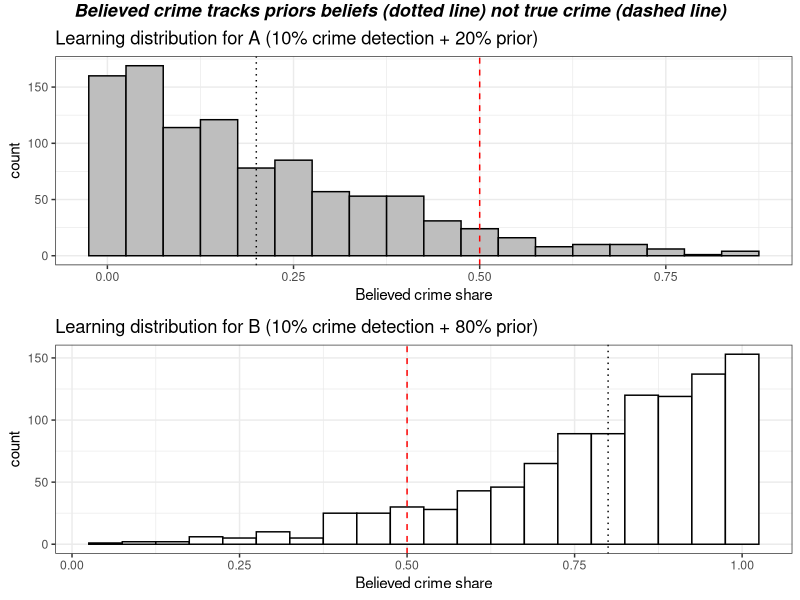

Reproduce this figure in R. (Note: a time limit stopped this script after it produced the figure.)
## ---- chunk 1
# true crime allocation between A and B
a <- 0.5
b <- 0.5

# police crime detection rate when visiting an area
x <- 0.1

# police beliefs about crime allocation between A and B -- as "ac" and "bc"
ac <- 0.2
bc <- 0.8
## ---- chunk 2
# starting matrix consisting of just two rows: "ac" and "bc" for believed crime allocation by areas A and B
start <- c(ac, bc)          # vector consisting of ac and bc
df <- data.frame(start)     # turn vector into data.frame

# update function
update <- function(df) {
      # first row from last column of matrix, picks out ac
          ac <- df[1, ncol(df)]
      # second row from last column of matrix, picks out bc
          bc <- df[2, ncol(df)]
      # flip coin for decision where to go
          outcome <- c(1, 0)
          flip <- sample(outcome, 1, prob=c(ac,bc))  # ac and bc: probabilities of coin landing A or B
      # Case 1 - police goes to area A
        if (flip==1) {
          # update ac and bc values by adding detected crime (a*x) and normalizing
          # a is true crime in A and x is true detection rate
            ac1_new <- (ac+a*x)/(ac+a*x+bc)
            bc1_new <- (bc)/(ac+a*x+bc)
          # update matrix
            add <- c(ac1_new, bc1_new)
            # dff new matrix with values of ac and bc updated after crime detection
            dff <- data.frame(add)
            df <- cbind(df, dff)
            return(df)
                        }
        # Case 2 - police goes to area B  
          else {
             # update ac and bc values by adding detected crime (b*x) and normalizing
            # b is true crime in B and x is true detection rate
            ac2_new <- (ac)/(ac+b*x+bc)
            bc2_new <- (bc+b*x)/(ac+b*x+bc)
          # update matrix
            add <- c(ac2_new, bc2_new)
            dff <- data.frame(add)
            df <- cbind(df, dff)
            return(df)
                 }
  }
## ---- chunk 3
update(df)
## ---- chunk 4
apply_n_times <- function(input, update, n){
  for(i in 1:n){            # "update" function takes its output as input up to n applications
    input <- update(input)
  }
  return(input)
}
## ---- chunk 5
# starting matrix, ac and bc believed crime proportion by areas A and B
ac <- 0.2
bc <- 0.8
start <- c(ac, bc)
df <- data.frame(start)

end <- apply_n_times(df, update, 100)
# apply function "update" to itself 100 times and assigns to "end"
end
## ---- chunk 6
# apply_update_n_times(df, update, 100)[1, ncol(end)]
# picks out first row and last column of this function  -- i.e. latest updated value of ac

# apply_update_n_times(df, update, 100)[2, ncol(end)]
# picks out second row and last column of this function  -- i.e. latest updated value of bc

# replicate function "update" 1000 times
last_ac <- replicate(1000, apply_n_times(df, update, 100)[1, ncol(end)])
last_bc <- replicate(1000, apply_n_times(df, update, 100)[2, ncol(end)])
## ---- chunk 7
library(ggplot2)
library(gridExtra) 
library(ggpubr)
library(grid)
library(gridExtra)
## ---- chunk 8
# histogram of results for latest ac values
data <- as.data.frame(last_ac)
a <- ggplot(data, aes(x=last_ac)) + 
  geom_histogram(binwidth = 0.05, color="black", fill="grey") + 
  theme_bw() +
  geom_vline(xintercept = 0.2, linetype="dotted", color = "black", size=0.5) +
  geom_vline(xintercept = 0.5, linetype="dashed", color = "red", size=0.5) +
  xlab("Believed crime share") +
  ggtitle("Learning distribution for A (10% crime detection + 20% prior)")

# histogram of results for latest bc values
data <- as.data.frame(last_bc)
b <- ggplot(data, aes(x=last_bc)) + 
  geom_histogram(binwidth = 0.05, color="black", fill="white") + 
  theme_bw() +
  geom_vline(xintercept = 0.8, linetype="dotted", color = "black", size=0.5) +
  geom_vline(xintercept = 0.5, linetype="dashed", color = "red", size=0.5) +
  xlab("Believed crime share") +
  ggtitle("Learning distribution for B (10% crime detection + 80% prior)")

grid.arrange(a, b, ncol = 1, top=textGrob("Believed crime tracks priors beliefs (dotted line) not true crime (dashed line)", vjust= 0.4, gp=gpar(fontsize=13,font=4)))
## ---- chunk 9
# true crime allocation between A and B, no longer even
a <- 0.5
b <- 0.5

# police crime detection rate when visiting an area
x <- 0.30

# police beliefs about crime allocation between A and B -- as "ac" and "bc"
ac <- 0.2
bc <- 0.8

# starting matrix, ac and bc believed crime proportion by areas A and B
start <- c(ac, bc)
df <- data.frame(start)

end <- apply_n_times(df, update, 100)
# apply function "update" to itself 100 times and assigns to "end"

# replicate function "update" 1000 times
last_ac <- replicate(1000, apply_n_times(df, update, 100)[1, ncol(end)])
last_bc <- replicate(1000, apply_n_times(df, update, 100)[2, ncol(end)])

# histogram of results for latest ac values
data <- as.data.frame(last_ac)
a <- ggplot(data, aes(x=last_ac)) + 
  geom_histogram(binwidth = 0.05, color="black", fill="grey") + 
  theme_bw() +
  geom_vline(xintercept = 0.2, linetype="dotted", color = "black", size=0.5) +
  geom_vline(xintercept = 0.5, linetype="dashed", color = "red", size=0.5) +
  xlab("Believed crime share") +
  ggtitle("Learning distribution for A (30% crime detection + 20% prior)")

# histogram of results for latest bc values
data <- as.data.frame(last_bc)
b <- ggplot(data, aes(x=last_bc)) + 
  geom_histogram(binwidth = 0.05, color="black", fill="white") + 
  theme_bw() +
  geom_vline(xintercept = 0.8, linetype="dotted", color = "black", size=0.5) +
  geom_vline(xintercept = 0.5, linetype="dashed", color = "red", size=0.5) +
  xlab("Believed crime share") +
  ggtitle("Learning distribution for B (30% crime detection + 80% prior)")

grid.arrange(a, b, ncol = 1, top=textGrob("Polarization around priors beliefs (dotted line), not true crime (dashed line)", vjust= 0.4, gp=gpar(fontsize=13,font=4)))
## ---- chunk 10
# true crime allocation between A and B, no longer even
a <- 0.2
b <- 0.8

# police crime detection rate when visiting an area
x <- 0.1

# police beliefs about crime allocation between A and B -- as "ac" and "bc"
ac <- 0.5
bc <- 0.5

# starting matrix, ac and bc believed crime proportion by areas A and B
start <- c(ac, bc)
df <- data.frame(start)

end <- apply_n_times(df, update, 100)
# apply function "update" to itself 100 times and assigns to "end"

# replicate function "update" 1000 times
last_ac <- replicate(1000, apply_n_times(df, update, 100)[1, ncol(end)])
last_bc <- replicate(1000, apply_n_times(df, update, 100)[2, ncol(end)])

# histogram of results for latest ac values
data <- as.data.frame(last_ac)
a <- ggplot(data, aes(x=last_ac)) + 
  geom_histogram(binwidth = 0.05, color="black", fill="grey") + 
  theme_bw() +
  geom_vline(xintercept = 0.2, linetype="dashed", color = "red", size=0.5) +
  geom_vline(xintercept = 0.5, linetype="dotted", color = "black", size=0.5) +
  xlab("Believed crime share") +
  ggtitle("Learning distribution for A (10% crime detection + 50% prior)")

# histogram of results for latest bc values
data <- as.data.frame(last_bc)
b <- ggplot(data, aes(x=last_bc)) + 
  geom_histogram(binwidth = 0.05, color="black", fill="white") + 
  theme_bw() +
  geom_vline(xintercept = 0.8, linetype="dashed", color = "red", size=0.5) +
  geom_vline(xintercept = 0.5, linetype="dotted", color = "black", size=0.5) +
  xlab("Believed crime share") +
  ggtitle("Learning distribution for B (10% crime detection + 50% prior)")

grid.arrange(a, b, ncol = 1, top=textGrob("Polarization close to true crime (dashed line) away from prior beliefs (dotted line)", vjust= 0.4, gp=gpar(fontsize=13,font=4)))

## ---- chunk 11
# true crime allocation between A and B, no longer even
a <- 0.49
b <- 0.51

# police crime detection rate when visiting an area
x <- 0.1

# police beliefs about crime allocation between A and B -- as "ac" and "bc"
ac <- 0.5
bc <- 0.5

# starting matrix, ac and bc believed crime proportion by areas A and B
start <- c(ac, bc)
df <- data.frame(start)

end <- apply_n_times(df, update, 500)
# apply function "update" to itself 100 times and assigns to "end"

# replicate function "update" 1000 times
last_ac <- replicate(1000, apply_n_times(df, update, 500)[1, ncol(end)])
last_bc <- replicate(1000, apply_n_times(df, update, 500)[2, ncol(end)])

# histogram of results for latest ac values
data <- as.data.frame(last_ac)
a <- ggplot(data, aes(x=last_ac)) + 
  geom_histogram(binwidth = 0.05, color="black", fill="grey") + 
  theme_bw() +
  geom_vline(xintercept = 0.49, linetype="dashed", color = "red", size=0.5) +
  geom_vline(xintercept = 0.5, linetype="dotted", color = "black", size=0.5) +
  xlab("Believed crime share") +
  ggtitle("Learning distribution for A (10% crime detection + 50% prior)")

# histogram of results for latest bc values
data <- as.data.frame(last_bc)
b <- ggplot(data, aes(x=last_bc)) + 
  geom_histogram(binwidth = 0.05, color="black", fill="white") + 
  theme_bw() +
  geom_vline(xintercept = 0.51, linetype="dashed", color = "red", size=0.5) +
  geom_vline(xintercept = 0.5, linetype="dotted", color = "black", size=0.5) +
  xlab("Believed crime share") +
  ggtitle("Learning distribution for B (10% crime detection + 50% prior)")

grid.arrange(a, b, ncol = 1, top=textGrob("Polarization away from true crime (dashed line)", vjust= 0.4, gp=gpar(fontsize=13,font=4)))
## ---- chunk 12
# true crime allocation between A and B
a <- 0.5
b <- 0.5

# police crime detection rate when visiting an area
x <- 0.1

#  crime reporting rate from citizens
r <- 0.1

# police beliefs about crime allocation between A and B -- as "ac" and "bc"
ac <- 0.2
bc <- 0.8
## ---- chunk 13
# starting matrix consisting of just two rows: "ac" and "bc" for believed crime allocation by areas A and B
start <- c(ac, bc)          # vector consisting of ac and bc
df <- data.frame(start)     # turn vector into data.frame

# update function
update_r <- function(df) {
      # first row from last column of matrix, picks out ac
          ac <- df[1, ncol(df)]
      # second row from last column of matrix, picks out bc
          bc <- df[2, ncol(df)]
      # merge with crime reporting, 1/2 weight reporting    
          ac <- (1/2*(ac)+1/2*(a*r))/((1/2*(ac)+1/2*(a*r))+(1/2*(bc)+1/2*(b*r)))
          bc <- (1/2*(bc)+1/2*(b*r))/((1/2*(ac)+1/2*(a*r))+(1/2*(bc)+1/2*(b*r)))
      # flip coin for decision where to go
          outcome <- c(1, 0)
          flip <- sample(outcome, 1, prob=c(ac,bc))  # ac and bc: probabilities of coin landing A or B
      # Case 1 - police goes to area A
        if (flip==1) {
          # update ac and bc values by adding detected crime (a*x) and normalizing
          # a is true crime in A and x is true detection rate
            ac1_new <- (ac+a*x)/(ac+a*x+bc)
            bc1_new <- (bc)/(ac+a*x+bc)
          # update matrix
            add <- c(ac1_new, bc1_new)
            # dff new matrix with values of ac and bc updated after crime detection
            dff <- data.frame(add)
            df <- cbind(df, dff)
            return(df)
                        }
        # Case 2 - police goes to area B  
          else {
             # update ac and bc values by adding detected crime (b*x) and normalizing
            # b is true crime in B and x is true detection rate
            ac2_new <- (ac)/(ac+b*x+bc)
            bc2_new <- (bc+b*x)/(ac+b*x+bc)
          # update matrix
            add <- c(ac2_new, bc2_new)
            dff <- data.frame(add)
            df <- cbind(df, dff)
            return(df)
                 }
  }
## ---- chunk 14
# starting matrix, ac and bc believed crime proportion by areas A and B
start <- c(ac, bc)
df <- data.frame(start)

end <- apply_n_times(df, update_r, 100)
# apply function "update" to itself 100 times and assigns to "end"

# replicate function "update" 1000 times
last_ac <- replicate(1000, apply_n_times(df, update_r, 100)[1, ncol(end)])
last_bc <- replicate(1000, apply_n_times(df, update_r, 100)[2, ncol(end)])

# histogram of results for latest ac values
data <- as.data.frame(last_ac)
a <- ggplot(data, aes(x=last_ac)) + 
  geom_histogram(binwidth = 0.05, color="black", fill="grey") + 
  theme_bw() +
  geom_vline(xintercept = 0.2, linetype="dotted", color = "black", size=0.5) +
  geom_vline(xintercept = 0.5, linetype="dashed", color = "red", size=0.5) +
  xlab("Believed crime share") +
  ggtitle("Learning distribution for A (10% crime detection + 20% prior)")

# histogram of results for latest bc values
data <- as.data.frame(last_bc)
b <- ggplot(data, aes(x=last_bc)) + 
  geom_histogram(binwidth = 0.05, color="black", fill="white") + 
  theme_bw() +
  geom_vline(xintercept = 0.8, linetype="dotted", color = "black", size=0.5) +
  geom_vline(xintercept = 0.5, linetype="dashed", color = "red", size=0.5) +
  xlab("Believed crime share") +
  ggtitle("Learning distribution for B (10% crime detection + 80% prior)")

grid.arrange(a, b, ncol = 1, top=textGrob("Convergence to true crime (dashed line) thanks to crime reports", vjust= 0.4, gp=gpar(fontsize=13,font=4)))

## ---- chunk 15
# true crime allocation between A and B
a <- 0.5
b <- 0.5

# police crime detection rate when visiting an area
x <- 0.6

#  crime reporting rate from citizens
r <- 0.6

# police beliefs about crime allocation between A and B -- as "ac" and "bc"
ac <- 0.2
bc <- 0.8
## ---- chunk 16
# starting matrix consisting of just two rows: "ac" and "bc" for believed crime allocation by areas A and B
start <- c(ac, bc)          # vector consisting of ac and bc
df <- data.frame(start)     # turn vector into data.frame

# update function
update_r <- function(df) {
      # first row from last column of matrix, picks out ac
          ac <- df[1, ncol(df)]
      # second row from last column of matrix, picks out bc
          bc <- df[2, ncol(df)]
      # merge with crime reporting, 1/2 weight reporting    
          ac <- (1/2*(ac)+1/2*(a*r))/((1/2*(ac)+1/2*(a*r))+(1/2*(bc)+1/2*(b*r)))
          bc <- (1/2*(bc)+1/2*(b*r))/((1/2*(ac)+1/2*(a*r))+(1/2*(bc)+1/2*(b*r)))
      # flip coin for decision where to go
          outcome <- c(1, 0)
          flip <- sample(outcome, 1, prob=c(ac,bc))  # ac and bc: probabilities of coin landing A or B
      # Case 1 - police goes to area A
        if (flip==1) {
          # update ac and bc values by adding detected crime (a*x) and normalizing
          # a is true crime in A and x is true detection rate
            ac1_new <- (ac+a*x)/(ac+a*x+bc)
            bc1_new <- (bc)/(ac+a*x+bc)
          # update matrix
            add <- c(ac1_new, bc1_new)
            # dff new matrix with values of ac and bc updated after crime detection
            dff <- data.frame(add)
            df <- cbind(df, dff)
            return(df)
                        }
        # Case 2 - police goes to area B  
          else {
             # update ac and bc values by adding detected crime (b*x) and normalizing
            # b is true crime in B and x is true detection rate
            ac2_new <- (ac)/(ac+b*x+bc)
            bc2_new <- (bc+b*x)/(ac+b*x+bc)
          # update matrix
            add <- c(ac2_new, bc2_new)
            dff <- data.frame(add)
            df <- cbind(df, dff)
            return(df)
                 }
  }
## ---- chunk 17
# starting matrix, ac and bc believed crime proportion by areas A and B
start <- c(ac, bc)
df <- data.frame(start)

end <- apply_n_times(df, update_r, 100)
# apply function "update" to itself 100 times and assigns to "end"

# replicate function "update" 1000 times
last_ac <- replicate(1000, apply_n_times(df, update_r, 100)[1, ncol(end)])
last_bc <- replicate(1000, apply_n_times(df, update_r, 100)[2, ncol(end)])

# histogram of results for latest ac values
data <- as.data.frame(last_ac)
a <- ggplot(data, aes(x=last_ac)) + 
  geom_histogram(binwidth = 0.05, color="black", fill="grey") + 
  theme_bw() +
  geom_vline(xintercept = 0.2, linetype="dotted", color = "black", size=0.5) +
  geom_vline(xintercept = 0.5, linetype="dashed", color = "red", size=0.5) +
  xlab("Believed crime share") +
  ggtitle("Learning distribution for A (10% crime detection + 20% prior)")

# histogram of results for latest bc values
data <- as.data.frame(last_bc)
b <- ggplot(data, aes(x=last_bc)) + 
  geom_histogram(binwidth = 0.05, color="black", fill="white") + 
  theme_bw() +
  geom_vline(xintercept = 0.8, linetype="dotted", color = "black", size=0.5) +
  geom_vline(xintercept = 0.5, linetype="dashed", color = "red", size=0.5) +
  xlab("Believed crime share") +
  ggtitle("Learning distribution for B (10% crime detection + 80% prior)")

grid.arrange(a, b, ncol = 1, top=textGrob("Split around true crime (dashed line) even with crime reports", vjust= 0.4, gp=gpar(fontsize=13,font=4)))

## ---- chunk 18
# true crime allocation between A and B
a <- 0.55
b <- 0.45

# police crime detection rate when visiting an area
x <- 0.1

#  crime reporting rate from citizens
r <- 0.1

# police beliefs about crime allocation between A and B -- as "ac" and "bc"
ac <- 0.2
bc <- 0.8
## ---- chunk 19
# starting matrix consisting of just two rows: "ac" and "bc" for believed crime allocation by areas A and B
start <- c(ac, bc)          # vector consisting of ac and bc
df <- data.frame(start)     # turn vector into data.frame

# update function
update_rp <- function(df) {
      # first row from last column of matrix, picks out ac
          ac <- df[1, ncol(df)]
      # second row from last column of matrix, picks out bc
          bc <- df[2, ncol(df)]
      # merge with crime reporting, 1/2 weight reporting    
          wr <- 1/2 # weight for reports r
          wp <- 1/2 # weight for police p
          ac <- (wp*(ac)+wr*(a*r))/((wp*(ac)+wr*(a*r))+(wp*(bc)+wr*(b*r)))
          bc <- (wp*(bc)+wr*(b*r))/((wp*(ac)+wr*(a*r))+(wp*(bc)+wr*(b*r)))
      
      # update ac and bc values by adding detected crime (a*x) and normalizing
      # a is true crime in A and x is true detection rate
      # detection rate of crime (a*x and b*x) in a and b is weighted by prior beliefs (ac, bc), so a*x*ac and b*x*bc
            ac_new <- (ac+a*x*ac)/((ac+a*x*ac)+(bc+b*x*bc))
            bc_new <- (bc+b*x*bc)/((ac+a*x*ac)+(bc+b*x*bc))
      # update matrix
            add <- c(ac_new, bc_new)
      # dff new matrix with values of ac and bc updated after crime detection
            dff <- data.frame(add)
            df <- cbind(df, dff)
            return(df)
                   }
## ---- chunk 20
# starting matrix, ac and bc believed crime proportion by areas A and B
start <- c(ac, bc)
df <- data.frame(start)
end <- apply_n_times(df, update_rp, 100) # repeat updating n times
share_a <- as.numeric(as.data.frame(end)[1,]) # collect ac values
share_b <- as.numeric(as.data.frame(end)[2,]) # collect bc values
iterations <- c(0:100) # label for numbers of iterations
data.frame(iterations, share_a, share_b)
## ---- chunk 21
# histogram of results for latest ac values
data <- data.frame(iterations, share_a, share_b)
a <- ggplot(data) + 
  geom_point(aes(x=iterations, y=share_a), color="blue") +
  geom_point(aes(x=iterations, y=share_b), color="red") +
  theme_bw() +
  ylim(0, 1) +
  geom_hline(yintercept = 0.45, linetype="dashed", color = "red", size=0.5) +
  geom_hline(yintercept = 0.55, linetype="dashed", color = "blue", size=0.5) +
  ylab("Beliefs about crime shares by area") +
  ggtitle("Quasi convergence to true crimes shares (dashed lines)")
a 
## ---- chunk 22
# true crime allocation between A and B
a <- 0.55
b <- 0.45

# police crime detection rate when visiting an area
x <- 0.1

#  crime reporting rate from citizens
r <- 0.1

# police beliefs about crime allocation between A and B -- as "ac" and "bc"
ac <- 0.2
bc <- 0.8
## ---- chunk 23
# starting matrix consisting of just two rows: "ac" and "bc" for believed crime allocation by areas A and B
start <- c(ac, bc)          # vector consisting of ac and bc
df <- data.frame(start)     # turn vector into data.frame

# update function
update_rp <- function(df) {
      # first row from last column of matrix, picks out ac
          ac <- df[1, ncol(df)]
      # second row from last column of matrix, picks out bc
          bc <- df[2, ncol(df)]
      # merge with crime reporting, 1/2 weight reporting    
          wr <- 0 # weight for reports r
          wp <- 1 # weight for police p
          ac <- (wp*(ac)+wr*(a*r))/((wp*(ac)+wr*(a*r))+(wp*(bc)+wr*(b*r)))
          bc <- (wp*(bc)+wr*(b*r))/((wp*(ac)+wr*(a*r))+(wp*(bc)+wr*(b*r)))
      
      # update ac and bc values by adding detected crime (a*x) and normalizing
      # a is true crime in A and x is true detection rate
      # detection rate of crime (a*x and b*x) in a and b is weighted by prior beliefs (ac, bc), so a*x*ac and b*x*bc
            ac_new <- (ac+a*x*ac)/((ac+a*x*ac)+(bc+b*x*bc))
            bc_new <- (bc+b*x*bc)/((ac+a*x*ac)+(bc+b*x*bc))
      # update matrix
            add <- c(ac_new, bc_new)
      # dff new matrix with values of ac and bc updated after crime detection
            dff <- data.frame(add)
            df <- cbind(df, dff)
            return(df)
                   }
## ---- chunk 24
# starting matrix, ac and bc believed crime proportion by areas A and B
start <- c(ac, bc)
df <- data.frame(start)
end <- apply_n_times(df, update_rp, 500) # repeat updating n times
share_a <- as.numeric(as.data.frame(end)[1,]) # collect ac values
share_b <- as.numeric(as.data.frame(end)[2,]) # collect bc values
iterations <- c(0:500) # label for numbers of iterations
data.frame(iterations, share_a, share_b)
## ---- chunk 25
# histogram of results for latest ac values
data <- data.frame(iterations, share_a, share_b)
a <- ggplot(data) + 
  geom_point(aes(x=iterations, y=share_a), color="blue") +
  geom_point(aes(x=iterations, y=share_b), color="red") +
  theme_bw() +
  ylim(0, 1) +
  geom_hline(yintercept = 0.45, linetype="dashed", color = "red", size=0.5) +
  geom_hline(yintercept = 0.55, linetype="dashed", color = "blue", size=0.5) +
  ylab("Beliefs about crime shares by area") +
  ggtitle("No crime reporting - winner takes all driven by true crime shares (dashed lines)")
a 
## ---- chunk 26
# true crime allocation between A and B
a <- 0.5
b <- 0.5

# police crime detection rate when visiting an area
x <- 0.1

#  crime reporting rate from citizens
r <- 0.1

# police beliefs about crime allocation between A and B -- as "ac" and "bc"
ac <- 0.2
bc <- 0.8
## ---- chunk 27
# starting matrix, ac and bc believed crime proportion by areas A and B
start <- c(ac, bc)
df <- data.frame(start)
end <- apply_n_times(df, update_rp, 500) # repeat updating n times
share_a <- as.numeric(as.data.frame(end)[1,]) # collect ac values
share_b <- as.numeric(as.data.frame(end)[2,]) # collect bc values
iterations <- c(0:500) # label for numbers of iterations
## ---- chunk 28
# histogram of results for latest ac values
data <- data.frame(iterations, share_a, share_b)
a <- ggplot(data) + 
  geom_point(aes(x=iterations, y=share_a), color="blue") +
  geom_point(aes(x=iterations, y=share_b), color="red") +
  theme_bw() +
  ylim(0, 1) +
  geom_hline(yintercept = 0.4999, linetype="dashed", color = "red", size=0.5) +
  geom_hline(yintercept = 0.5111, linetype="dashed", color = "blue", size=0.5) +
  ylab("Beliefs about crime shares by area") +
  ggtitle("Even priors - no learning about true crime shares (dashed lines)")
a 
